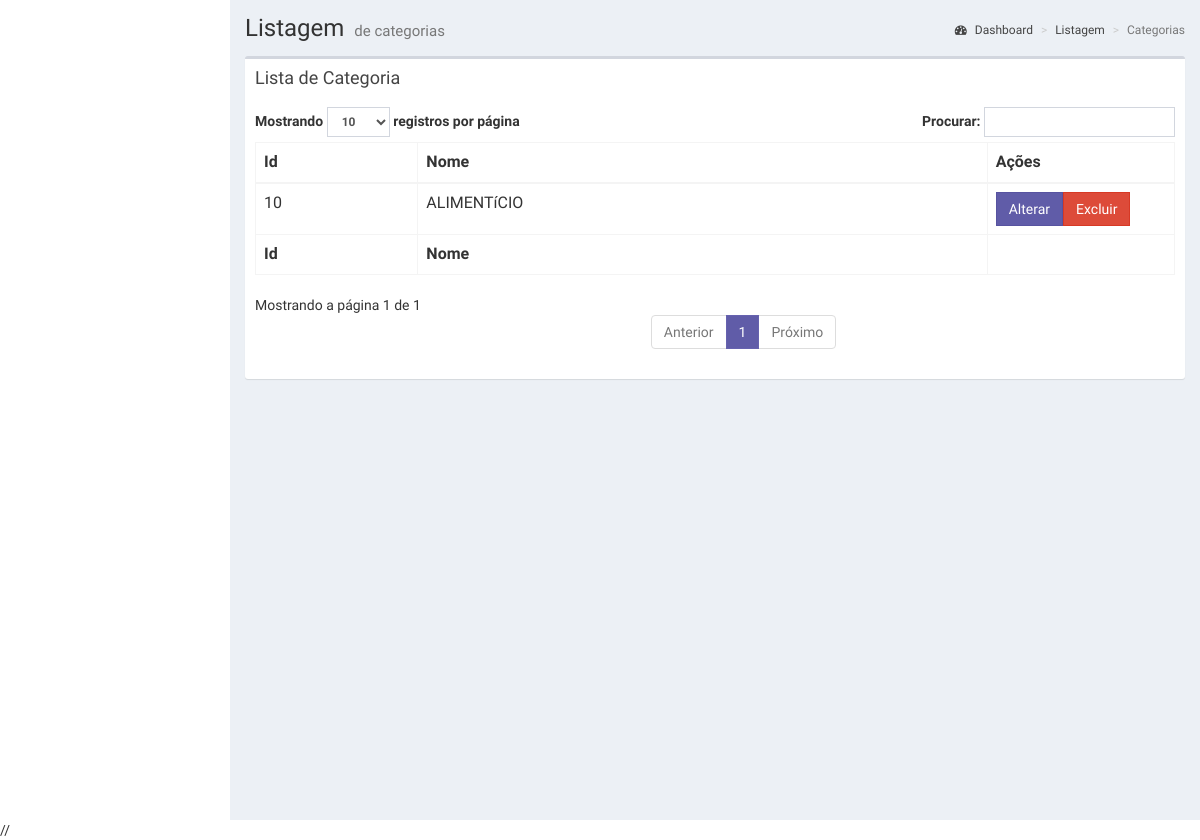
The app's page /controller/CategoriaController.php?q=listar (signed in), older data.
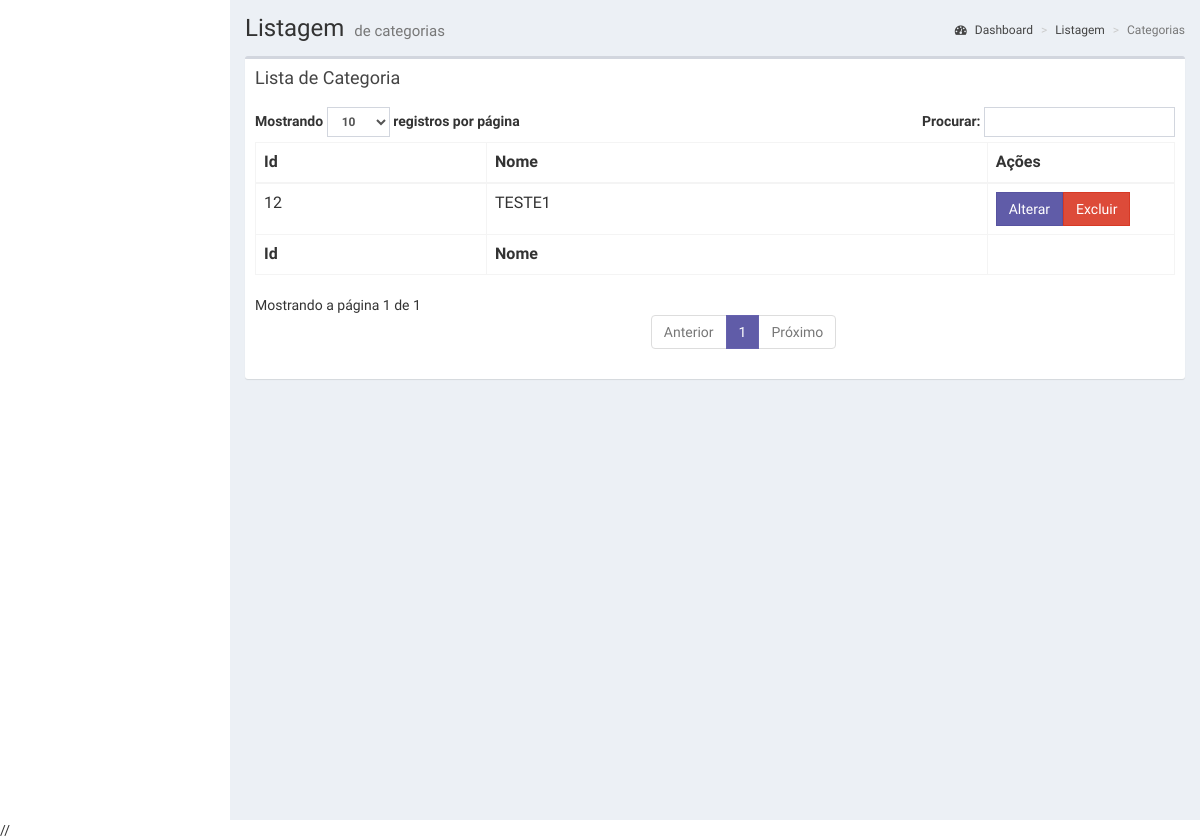
The same page, newer data.
### tables this page shows
CREATE TABLE `categoria` (
  `id` int(11) NOT NULL,
  `nome` varchar(100) DEFAULT NULL,
  `datacriacao` date DEFAULT NULL,
  `dataexclusao` date DEFAULT NULL,
  `ativado` tinyint(1) DEFAULT '1',
  `dataultimaalteracao` date DEFAULT NULL
);

### model/Categoria.php (the view, shortened to what this page needs)
<?php
require_once "Banco.php";
class Categoria extends Banco
{
    function listarCategoria()
    {
        $sql = "select id, nome, datacriacao as criacao from categoria WHERE ativado = 1";
        $query = $this->query($sql);
        if (mysqli_num_rows($query) > 0) {
            echo "
<body>
<div class='content-wrapper'>
";
            $stringParametros = "";
            $arrayCampos = array("id", "nome");
            for ($i = 0; $i < count($arrayCampos); $i++) {
                echo "<th>" . ucfirst($arrayCampos[$i]) . "</th>";
            }
            echo "<th>Ações</th>";
            echo " </tr>
                </thead>";
            echo "<tbody>";
            while ($r = mysqli_fetch_array($query, MYSQLI_ASSOC)) {
                echo "<tr>";
                for ($i = 0; $i < count($arrayCampos); $i++) {
                    echo strtoupper("<td>" . $r[$arrayCampos[$i]] . "</td>");
                }
                for ($i = 0; $i < count($arrayCampos); $i++) {
                    if ($i < count($arrayCampos) - 1) {
                        $stringParametros .= $arrayCampos[$i] . "=" . $r[$arrayCampos[$i]] . "&";
                    } else {
                        $stringParametros .= $arrayCampos[$i] . "=" . $r[$arrayCampos[$i]];
                    }
                }
                echo "<td style='width:180px;'><a class='btn btn-flat bg-purple' style='border-color: #5753a0; background-color: #605ca8 !important;' href='../view/frmAlterar" .
                    ucfirst('categoria') . ".php?" . $stringParametros . "'>Alterar</a>";
                $stringParametros = "";
                echo "<a class='btn btn-flat btn-danger' href='../controller/categoriaController.php?q=excluir&id=" .
                    $r[$arrayCampos[0]] . "'>Excluir</a></td>";
                echo "</tr>";
            }
            echo "    </tbody>";
            echo "
            <tfoot><tr>
                      ";
            $cont = count($arrayCampos);
            for ($i = 0; $i < $cont; $i++) {
                echo "
                        <th>" . ucfirst($arrayCampos[$i]) . "</th> ";
            }
            echo " </tr>
                    </tfoot>
                  </table>
                </div>
              </div>
              </section>
              </div>
    <script src='../plugins/jQuery/jQuery-2.1.4.min.js'></script>
    <script src='../bootstrap/js/bootstrap.min.js'></script>
    <script src='../plugins/datatables/jquery.dataTables.min.js'></script>
    <script src='../plugins/datatables/dataTables.bootstrap.min.js'></script>
    <script src='../plugins/slimScroll/jquery.slimscroll.min.js'></script>
    <script src='../plugins/fastclick/fastclick.min.js'></script>
    <script src='../dist/js/app.min.js'></script>
    <script src='../dist/js/demo.js'></script>
    <script>
      $(function () {
        $('#tabela').DataTable({
        language: {
            lengthMenu: 'Mostrando _MENU_ registros por página',
            zeroRecords: 'Nada encontrado - me desculpe :(',
            info: 'Mostrando a página  _PAGE_  de  _PAGES_',
            infoEmpty: 'Sem registros disponíveis',
            infoFiltered: '(filtrado de um total de _MAX_ registros)',
            search: 'Procurar: ',
            paginate: {
        first: 'Primeiro',
        last: 'Ultimo',
        next: 'Próximo',
        previous: 'Anterior'
    }
        }
        });
//        $('#tabela').DataTable({
//          'paging': false,
//          'lengthChange': false,
//          'searching': false,
//          'ordering': false,
//          'info': false,
//          'autoWidth': false
//
//        });
      });
    </script>
//    <script>
           $('#tabela').ready(function() {
                var height = $('.box-body').height();
                $('body').height(height);
                })
       </script>
             </body>
              </html>";
        }
    }
}

Row changes from the older to the newer data that the page shows:
no longer on this page (row edited): categoria: id "10", nome "ALIMENTíCIO"
added categoria: id "12", nome "TESTE1"
